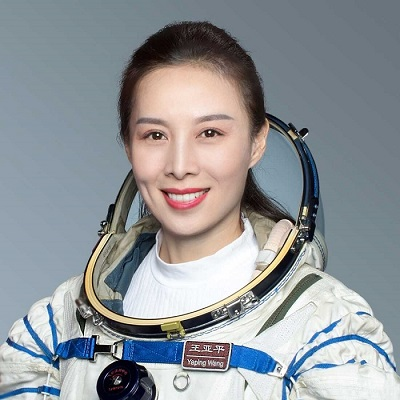
#> input picture images/image_06.jpg, 400 x 400 px, found by its file name
$ python test_image_06.py
#> lines starting #> are read from the running program, lines starting #| are printed output that depends on the picture; after the words box and inside, x2 and y2 are one past the last pixel; in counts of white or black regions, pixels touching at a corner belong together
#> in main, img is the input picture: shape (400, 400, 3); mean B, G, R 152.8, 148.9, 144.7
### application/vision_detection_service.py
import cv2
import numpy as np

class VisionDetectionService:
    def __init__(self) -> None:
        """
        Constructor for class VisionDetectionService
        """
        pass

    def analyze_frame_for_skin(self, frame: np.ndarray) -> np.ndarray:
        """
        Analyzes a frame in order to detect the human skin
        :param frame: The frame to analyze
        :return: The new frame with detected skin only
        """
        # Adding a border to detect the skin on the edge
        borderType = cv2.BORDER_CONSTANT
        top = int(0.006 * frame.shape[0])  # shape[0] = rows
#> top = 2
        bottom = top
#> bottom = 2
        left = int(0.002 * frame.shape[1])  # shape[1] = cols
#> left = 0
        right = left
#> right = 0
        border_color = (0, 0, 0)
        img = cv2.copyMakeBorder(frame, top, bottom, left, right, borderType, None, border_color)
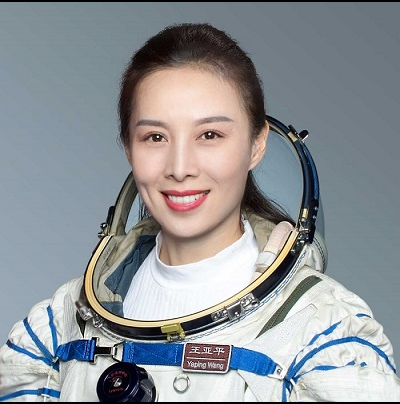
#> img: shape (404, 400, 3); mean B, G, R 151.3, 147.4, 143.3

        kernel = np.ones((3, 3), np.uint8)
        img = cv2.erode(img, kernel, iterations=1)
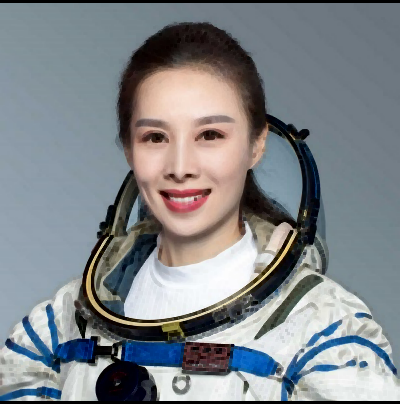
#> img: shape (404, 400, 3); mean B, G, R 137, 133, 128.6

        img_cie_lab = cv2.cvtColor(img, cv2.COLOR_BGR2Lab)
#> img_cie_lab: shape (404, 400, 3); mean of channels 0, 1, 2 138.9, 128.1, 125.5
        img_y_cr_cb = cv2.cvtColor(img, cv2.COLOR_BGR2YCR_CB)
#> img_y_cr_cb: shape (404, 400, 3); mean of channels 0, 1, 2 132.1, 125.5, 130.7
        img_hsv = cv2.cvtColor(img, cv2.COLOR_BGR2HSV_FULL)
#> img_hsv: shape (404, 400, 3); mean H, S, V 109.2, 57.8, 145.8
        img_yuv = cv2.cvtColor(img, cv2.COLOR_BGR2YUV)
#> img_yuv: shape (404, 400, 3); mean of channels 0, 1, 2 132.1, 130.3, 124.8

        # We only keep the pixels that respect certains criterias such as R > B, 77 <= Cb <= 133, 127 <= Cr <= 175
        # and many others that can be found on the README of the repo
        rows,cols,_ = img.shape
#> rows = 404; cols = 400
        for i in range(rows):
            for j in range(cols):
                U, V = img_yuv[i,j][1], img_yuv[i,j][2]
                B, G, R = img[i,j][0], img[i,j][1], img[i,j][2]
                S = img_hsv[i,j][1]
                Y, Cr, Cb = img_y_cr_cb[i,j][0], img_y_cr_cb[i,j][1], img_y_cr_cb[i,j][2]
                L, a, b = img_cie_lab[i,j][0], img_cie_lab[i,j][1], img_cie_lab[i,j][2]
                I = 0.596*R - 0.275*G - 0.322*B
                Q = 128 + (0.21153661 * R) + (-0.52273617 * G) + (0.31119955 * B)
                if not(121.5 < Q and 80 < Y < 242 and 77 <= Cb <= 133 and 127 <= Cr <= 175 and 26 < S < 178 and R > G and 136 < V < 200 and
                80 < U < 130 and R > B and abs(R - G) > 15 and 14 <= I <= 90 and 100 < L and 134 < a and 115 < b < 177):
                    img[i,j] = [0,0,0]
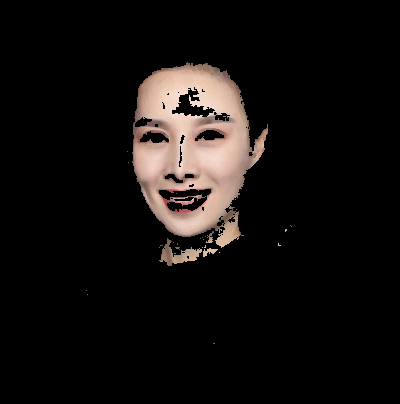
#> img: shape (404, 400, 3); mean B, G, R 14.8, 16.3, 19.7

        # We filter the image after smoothing it
        blurred_frame = cv2.GaussianBlur(img, (3, 3), 0)
        skin = cv2.inRange(blurred_frame, (20, 40, 95), (255, 255, 255))
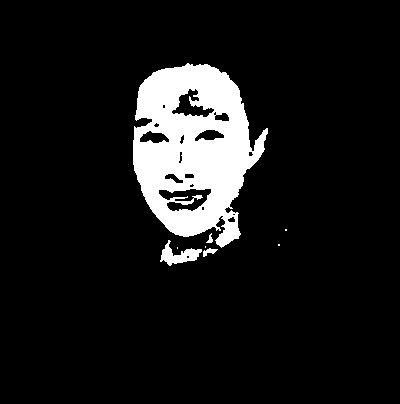
#> skin: shape (404, 400); 9.6% white; 8 white regions (4 under 20 px), largest, box (x1, y1, x2, y2) and area: (133, 63, 268, 248) 15006, (160, 240, 202, 266) 467, (203, 248, 218, 257) 66, (206, 233, 213, 243) 34

        # We treat the holes in the filtered frame
        kernel = np.ones((3, 3), np.uint8)
        opening = cv2.morphologyEx(skin, cv2.MORPH_OPEN, kernel)
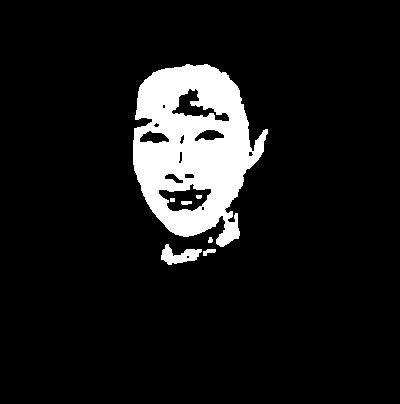
#> opening: shape (404, 400); 9.5% white; 7 white regions, largest, box (x1, y1, x2, y2) and area: (133, 64, 268, 247) 14752, (161, 244, 202, 265) 445, (203, 249, 216, 256) 56
        kernel = np.ones((4, 4), np.uint8)
        closing = cv2.morphologyEx(opening, cv2.MORPH_CLOSE, kernel)
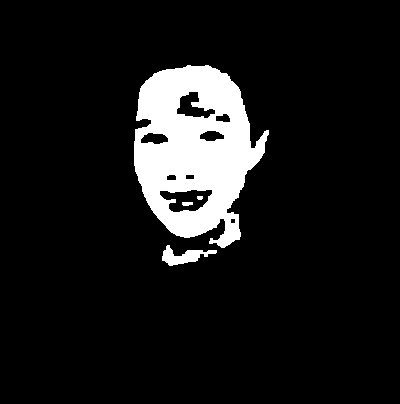
#> closing: shape (404, 400); 9.7% white; 4 white regions, box (x1, y1, x2, y2) and area: (134, 65, 269, 248) 15081, (162, 245, 217, 266) 513, (182, 202, 193, 206) 39, (197, 196, 203, 200) 22

        return closing


### test_image_06.py
import cv2
from application.vision_detection_service import VisionDetectionService


def main():
    img = cv2.imread("images\\image_06.jpg")

    # Detect the skin with the vision service
    vision_service = VisionDetectionService()
    detected_skin = vision_service.analyze_frame_for_skin(img)

    # Display the resulting frame
    cv2.imshow('frame', detected_skin)
    cv2.waitKey(0)


if __name__ == "__main__":
    main()

$ run again, with images/image_01.JPG copied over images/image_06.jpg
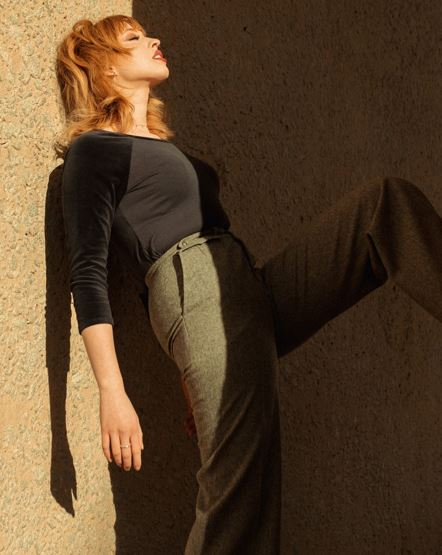
#> input picture images/image_01.JPG, 442 x 555 px, found by its file name
#> in main, img is the input picture: shape (555, 442, 3); mean B, G, R 41.7, 65.1, 87.8
#> img_cie_lab: shape (561, 442, 3); mean of channels 0, 1, 2 61.9, 134.7, 144.5
#> img_y_cr_cb: shape (561, 442, 3); mean of channels 0, 1, 2 60, 141, 112.8
#> img_hsv: shape (561, 442, 3); mean H, S, V 20.3, 164.4, 78.1
#> img_yuv: shape (561, 442, 3); mean of channels 0, 1, 2 60, 114.9, 143.8
#> in analyze_frame_for_skin, `skin = cv2.inRange(blurred_frame, (20, 40, 95), (255, 255, 255))`:
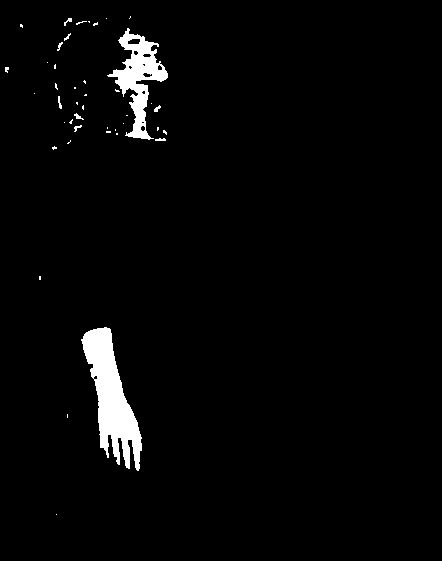
#> skin: shape (561, 442); 2.8% white; 43 white regions (33 under 20 px), largest, box (x1, y1, x2, y2) and area: (81, 327, 142, 471) 4027, (107, 28, 168, 140) 2422, (58, 96, 62, 109) 29
#> opening: shape (561, 442); 2.6% white; 7 white regions (5 under 20 px), largest, box (x1, y1, x2, y2) and area: (82, 327, 142, 470) 3993, (109, 31, 168, 139) 2322
#> in analyze_frame_for_skin, `closing = cv2.morphologyEx(opening, cv2.MORPH_CLOSE, kernel)`:
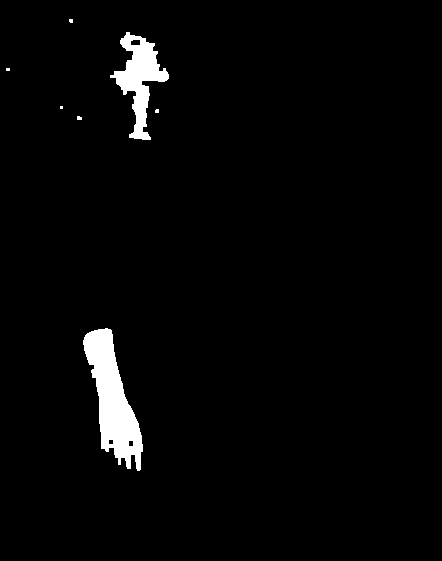
#> closing: shape (561, 442); 2.7% white; 7 white regions (5 under 20 px), largest, box (x1, y1, x2, y2) and area: (83, 328, 143, 471) 4117, (110, 32, 169, 140) 2472

$ run again, with images/image_02.jpg copied over images/image_06.jpg
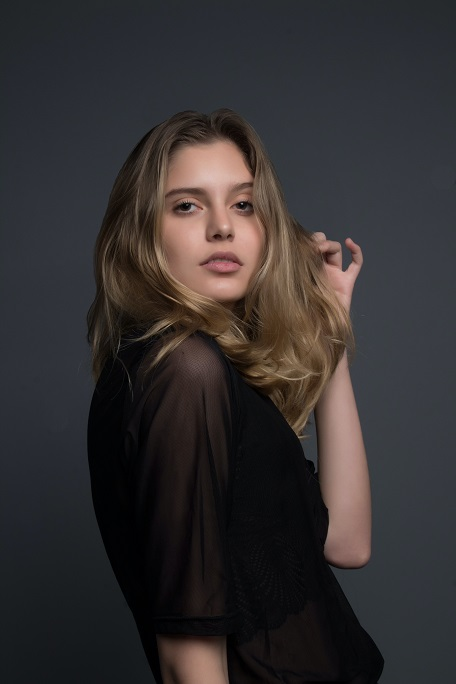
#> input picture images/image_02.jpg, 456 x 684 px, found by its file name
#> in main, img is the input picture: shape (684, 456, 3); mean B, G, R 48.5, 47.7, 51.4
#> img_cie_lab: shape (692, 456, 3); mean of channels 0, 1, 2 46.9, 129.8, 128
#> img_y_cr_cb: shape (692, 456, 3); mean of channels 0, 1, 2 45.2, 129.7, 127.8
#> img_hsv: shape (692, 456, 3); mean H, S, V 117.4, 67, 52.9
#> img_yuv: shape (692, 456, 3); mean of channels 0, 1, 2 45.2, 127.6, 129.8
#> in analyze_frame_for_skin, `skin = cv2.inRange(blurred_frame, (20, 40, 95), (255, 255, 255))`:
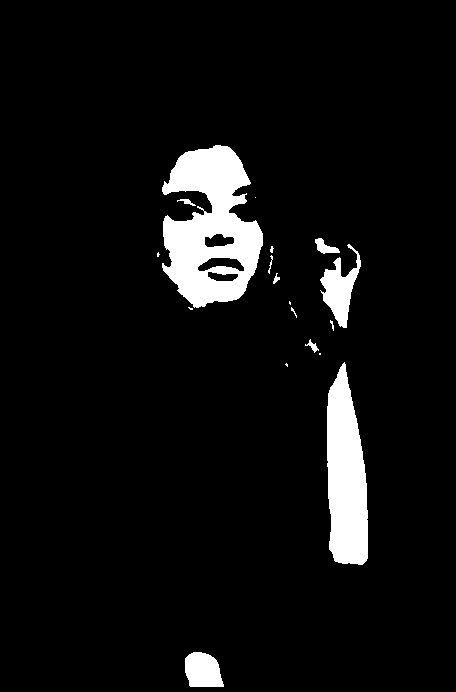
#> skin: shape (692, 456); 6.2% white; 18 white regions (8 under 20 px), largest, box (x1, y1, x2, y2) and area: (162, 145, 263, 308) 10164, (327, 362, 368, 565) 6293, (320, 244, 361, 328) 1478
#> opening: shape (692, 456); 6.1% white; 10 white regions (2 under 20 px), largest, box (x1, y1, x2, y2) and area: (162, 145, 263, 308) 10123, (327, 364, 368, 565) 6290, (321, 255, 361, 328) 1430
#> in analyze_frame_for_skin, `closing = cv2.morphologyEx(opening, cv2.MORPH_CLOSE, kernel)`:
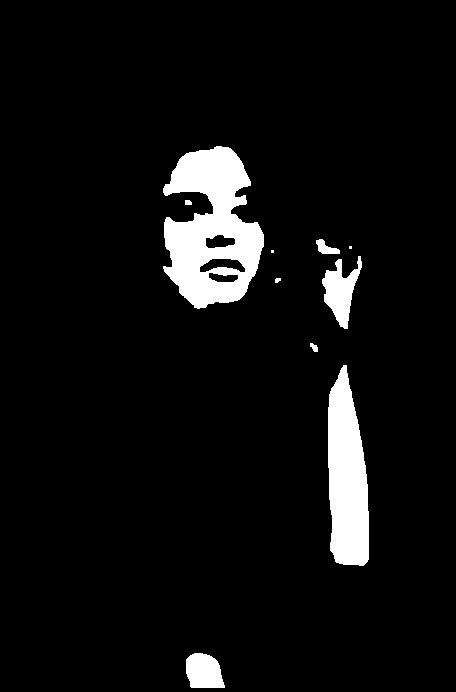
#> closing: shape (692, 456); 6.1% white; 10 white regions (2 under 20 px), largest, box (x1, y1, x2, y2) and area: (163, 146, 264, 309) 10149, (328, 365, 369, 566) 6295, (322, 256, 362, 329) 1433
